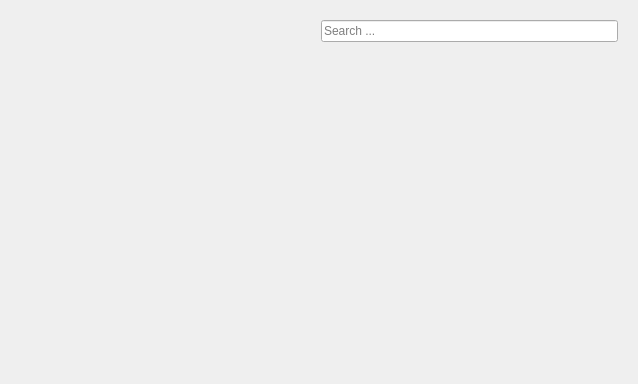
<?xml version="1.0" encoding="UTF-8"?>
<ui version="4.0">
 <class>ModManagerWidget</class>
 <widget class="QWidget" name="ModManagerWidget">
  <property name="geometry">
   <rect>
    <x>0</x>
    <y>0</y>
    <width>638</width>
    <height>384</height>
   </rect>
  </property>
  <property name="windowTitle">
   <string>Form</string>
  </property>
  <layout class="QVBoxLayout" name="verticalLayout">
   <item>
    <widget class="QWidget" name="widget" native="true">
     <layout class="QHBoxLayout" name="horizontalLayout">
      <item>
       <spacer name="horizontalSpacer">
        <property name="orientation">
         <enum>Qt::Horizontal</enum>
        </property>
        <property name="sizeHint" stdset="0">
         <size>
          <width>301</width>
          <height>20</height>
         </size>
        </property>
       </spacer>
      </item>
      <item>
       <widget class="QLineEdit" name="lineEdit">
        <property name="placeholderText">
         <string>Search ...</string>
        </property>
       </widget>
      </item>
     </layout>
    </widget>
   </item>
   <item>
    <widget class="QScrollArea" name="scrollArea">
     <property name="frameShape">
      <enum>QFrame::NoFrame</enum>
     </property>
     <property name="widgetResizable">
      <bool>true</bool>
     </property>
     <widget class="QWidget" name="scrollAreaWidgetContents">
      <property name="geometry">
       <rect>
        <x>0</x>
        <y>0</y>
        <width>626</width>
        <height>322</height>
       </rect>
      </property>
     </widget>
    </widget>
   </item>
  </layout>
 </widget>
 <resources/>
 <connections/>
</ui>
